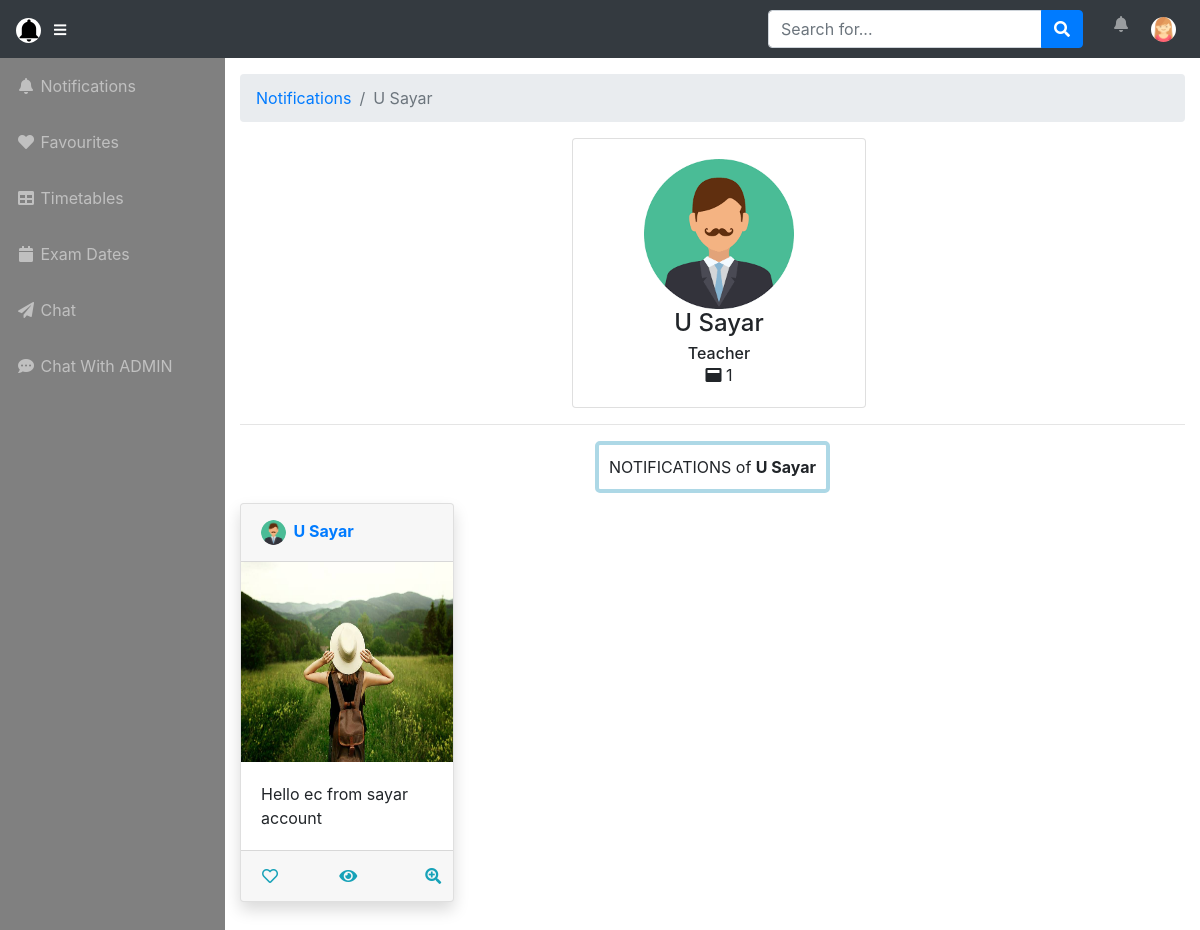
Page /user/profilesofpost.php?post_user_id=7 (signed in) on the committed database.
### tables this page shows
CREATE TABLE `users` (
  `userid` int(11) NOT NULL,
  `userphoto` varchar(255) NOT NULL,
  `username` varchar(255) NOT NULL,
  `useremail` varchar(255) NOT NULL,
  `userpass` varchar(255) NOT NULL,
  `year_id` int(11) NOT NULL,
  `userphone` varchar(255) NOT NULL,
  `useraddress` text NOT NULL,
  `status` int(2) NOT NULL,
  `user_status` int(2) NOT NULL,
  `created_dates` datetime NOT NULL,
  `modified_date` datetime NOT NULL
);

CREATE TABLE `posts` (
  `post_id` int(11) NOT NULL,
  `post_adminid` int(11) NOT NULL,
  `post_userid` int(11) NOT NULL,
  `post_content` text NOT NULL,
  `post_photo` varchar(255) NOT NULL,
  `post_year` int(11) NOT NULL,
  `post_status` int(11) NOT NULL,
  `created_date` datetime NOT NULL,
  `updated_date` datetime NOT NULL
);

### user/functions.php (called while the page is built, shortened)
<?php
  function clean($string)
  {
    global $conn;
    return mysqli_real_escape_string($conn,$string);
  }
?>

### user/profilesofpost.php (the view, shortened to what this page needs)
<?php
   include('../admin/database/connection.php');
   include('functions.php');
   $own = $conn->query("SELECT * FROM admin");
   $ow = $own->fetch_assoc();
     if(isset($_GET['post_user_id'])) {
      $post_user_id = clean($_GET['post_user_id']);
       $doo = $conn->query("SELECT * FROM users WHERE userid = '$post_user_id'");
              $did = $doo->fetch_assoc();
      $ll = $conn->query("SELECT * FROM users WHERE userid='".$_SESSION['userid']."' AND useremail='".$_SESSION['useremail']."'");
   $lll =  $ll->fetch_assoc();
   if($lll['status'] == '1') {
    $do = $conn->query("SELECT posts.*,users.*,admin.* FROM posts LEFT JOIN admin ON posts.post_adminid = admin.admin_id  LEFT JOIN users ON posts.post_userid=users.userid WHERE post_status = '1' OR post_status = '4' AND posts.post_userid = '$post_user_id'");
   }else{
        if($lll['year_id'] == '1'){
          $do = $conn->query("SELECT posts.*,users.*,admin.* FROM posts LEFT JOIN admin ON posts.post_adminid = admin.admin_id  LEFT JOIN users ON posts.post_userid=users.userid WHERE (post_year='1' OR post_year='7' OR post_year='0') AND (post_status='2' OR post_status='3' OR post_status = '4') AND posts.post_userid = '$post_user_id'");
        }elseif($lll['year_id'] == '5'){
          $do = $conn->query("SELECT posts.*,users.*,admin.* FROM posts LEFT JOIN admin ON posts.post_adminid = admin.admin_id  LEFT JOIN users ON posts.post_userid=users.userid WHERE (post_year='5' OR post_year='7' OR post_year='0') AND (post_status='2' OR post_status='3' OR post_status = '4') AND posts.post_userid = '$post_user_id'");
        }
   }
}
 $plus = $do->num_rows;
?>
<?php include('includes/userheader.php'); ?>
<body id="page-top">
   <?php include('includes/usernavbar.php');?>
  <div id="wrapper">
    <?php include('includes/usersidebar.php'); ?>
    <div id="content-wrapper">
      <div class="container-fluid">
        <ol class="breadcrumb">
          <li class="breadcrumb-item">
            <a href="index.php" style="text-decoration: none;">Notifications</a>
          </li>
            <?php if(isset($_GET['post_user_id'])) : ?>
          <li class="breadcrumb-item active"><?php echo $did['username']?></li>
            <?php else: ?>
              <li class="breadcrumb-item active"><?php echo $ow['admin_name']?></li>
            <?php endif; ?>
        </ol>
      <div class="row">
        <?php if(isset($_GET['post_user_id'])) : ?>
          <div class="col-lg-4 col-xlg-3 col-md-5 cool">
                        <div class="card">
                            <div class="card-body">
                                <center class="m-t-30"> <img src="../admin/userprofiles/<?php echo $did['userphoto']?>" class="img-circle" width="150" />
                                    <h4 class="card-title m-t-10"><?php echo $did['username']?></h4>
                                    <h6 class="card-subtitle">Teacher</h6>
                                    <div class="row text-center justify-content-md-center">
                                        <div class="col-12 text-center"><i class="fas fa-window-maximize"></i> <?php echo $plus?></div>
                                    </div>
                                </center>
                            </div>
                        </div>
                    </div>
               <?php endif; ?>
      </div>
      <hr>
      <center>
      <?php if(isset($_GET['post_user_id'])) : ?>
        <div class="text-center hold">
         NOTIFICATIONS of <b><?php echo $did['username']?></b>
         </div>
           <?php else: ?>
            <div class="text-center hold">
            NOTIFICATIONS of <b><?php echo $ow['admin_name']?></b>
             </div>
          <?php endif; ?>
       </center>
      <div class="next">
      <div class="row">
        <?php foreach ($do as $key => $value) { ?>
          <?php if(!empty($value['post_photo'])) : ?>
         <div class="col-md-3">
          <div class="card shadow mb-4">
                <div class="card-header py-3 d-flex flex-row align-items-center justify-content-between">
                   <?php if($value['post_userid'] == '0') : ?>
                  <h6 class="m-0 font-weight-bold text-primary"><img src="../admin/adminprofiles/<?php echo $value['admin_photo']?>" style="width: 25px;height: 25px;" class="rounded-circle"> &nbsp;<?php echo $value['admin_name']?></h6>
                  <?php else: ?>
                    <h6 class="m-0 font-weight-bold text-primary"><img src="../admin/userprofiles/<?php echo $value['userphoto']?>" style="width: 25px;height: 25px;"  class="rounded-circle"> &nbsp;<?php echo $value['username']?></h6>
                  <?php endif; ?>
                </div>
                <img src="../admin/posts/<?php echo $value['post_photo']?>" style="height: 200px">
                <div class="card-body">
                   <?php if(strlen($value['post_content']) > 30) : ?>
                       <?php echo substr($value['post_content'],0,30).'...'; ?>
                    <?php else: ?>
                  <?php echo $value['post_content']; ?>
                <?php endif; ?>
                </div>
                <div class="card-footer">
                   <table width="140%">
                         <tr>
                         <td><?php $result=$conn->query("SELECT * FROM saved WHERE saved_post_id='".$value['post_id']."' AND saved_user_id='".$_SESSION['userid']."'");
                         if($result->num_rows > 0) : ?>
                          <i class="fas fa-heart text-info fa-md heart" id="<?php echo $value['post_id']?>"></i>
                          <?php else: ?>
                          <i class="far fa-heart text-info fa-md heart" id="<?php echo $value['post_id']?>"></i>
                          <?php endif; ?>
                        </td>
                          <td><i class="fas fa-eye text-info fa-md eye" data-toggle="modal" data-target="#viewModal" id="<?php echo $value['post_id']?>"></i></td>
                            <td><a href="noti_details.php?noti_id=<?php echo $value['post_id']?>"><i class="fas fa-search-plus text-info fa-md"></i></a></td>
                       </tr>
                   </table>
                </div>
              </div>
      </div>
       <?php endif; ?>
    <?php } ?>
      </div>
    </div>
    </div>
  </div>
<?php include('includes/userfooter.php');?>

### user/includes/usernavbar.php (shortened to what this page needs)
<?php
 $rr = $conn->query("SELECT * FROM users WHERE userid='".$_SESSION['userid']."' AND useremail='".$_SESSION['useremail']."'");
   $rrr =  $rr->fetch_assoc();
  if($rrr['status'] == '1') {
    $great = $conn->query("SELECT posts.*,users.*,admin.* FROM posts LEFT JOIN admin ON posts.post_adminid = admin.admin_id LEFT JOIN users ON posts.post_userid=users.userid WHERE post_status = '1' OR post_status = '4'  ORDER BY posts.created_date DESC");
   }else{
        if($rrr['year_id'] == '1'){
          $great = $conn->query("SELECT posts.*,users.*,admin.* FROM posts LEFT JOIN admin ON posts.post_adminid = admin.admin_id LEFT JOIN users ON posts.post_userid=users.userid WHERE (post_year='1' OR post_year='7' OR post_year='0') AND (post_status='2' OR post_status='3' OR post_status = '4')  ORDER BY posts.created_date DESC");
        }elseif($rrr['year_id'] == '5'){
          $great = $conn->query("SELECT posts.*,users.*,admin.* FROM posts LEFT JOIN admin ON posts.post_adminid = admin.admin_id LEFT JOIN users ON posts.post_userid=users.userid WHERE (post_year='5' OR post_year='7' OR post_year='0') AND (post_status='2' OR post_status='3' OR post_status = '4')  ORDER BY posts.created_date DESC");
        }
   }
?>
<nav class="navbar navbar-expand navbar-dark bg-dark static-top">
    <a class="navbar-brand mr-1" href="index.php"><img style="width: 25px; height: 25px" class="rounded-circle" src="../admin/adminprofiles/images.png"></a>
    <button class="btn btn-link btn-sm text-white order-1 order-sm-0" id="sidebarToggle" href="#">
      <i class="fas fa-bars"></i>
    </button>
    <form class="form-inline ml-auto mr-0 mr-md-3 my-2 my-md-0" action="index.php" method="POST">
      <div class="input-group">
        <input type="text" class="form-control" <?php if(isset($_POST['search'])) { ?>  value="<?php echo $search;?>" <?php } ?> id="search" placeholder="Search for..." aria-label="Search" aria-describedby="basic-addon2" name="nasearch">
        <div class="input-group-append">
          <button class="btn btn-primary" type="submit" name="search">
            <i class="fas fa-search"></i>
          </button>
        </div>
      </div>
    </form>
    <ul class="navbar-nav ml-auto ml-md-0">
      <li class="d-none d-sm-block nav-item dropdown no-arrow mx-1">
        <a class="nav-link dropdown-toggle" href="#" id="alertsDropdown" role="button" data-toggle="dropdown" aria-haspopup="true" aria-expanded="false">
          <i class="d-none d-sm-block fas fa-bell fa-fw hidden-sm"></i>
        </a>
      </li>
      <li class="nav-item dropdown no-arrow">
        <a class="nav-link dropdown-toggle" href="#" id="userDropdown" role="button" data-toggle="dropdown" aria-haspopup="true" aria-expanded="false">
         <img style="width: 25px; height: 25px" class="rounded-circle" src="../admin/userprofiles/<?php echo $rrr['userphoto']?>">
        </a>
      </li>
    </ul>
  </nav>

### user/profilesofpost.php (style rules this page uses)
@media (min-width: 575.98px) { .cool { position: relative; top: 10%; left: 34%; } }
.hold { border: 4px solid lightblue; border-radius: 5px; display: inline-block; padding: 10px; margin-bottom: 10px; }

### rows in the picture
users: userphoto (picture)
users: username "U Sayar", userphoto (picture)
posts: users.userphoto (picture), users.username "U Sayar", post_photo (picture), post_content "Hello ec from sayar account"

### other values in the picture
$plus "1"
